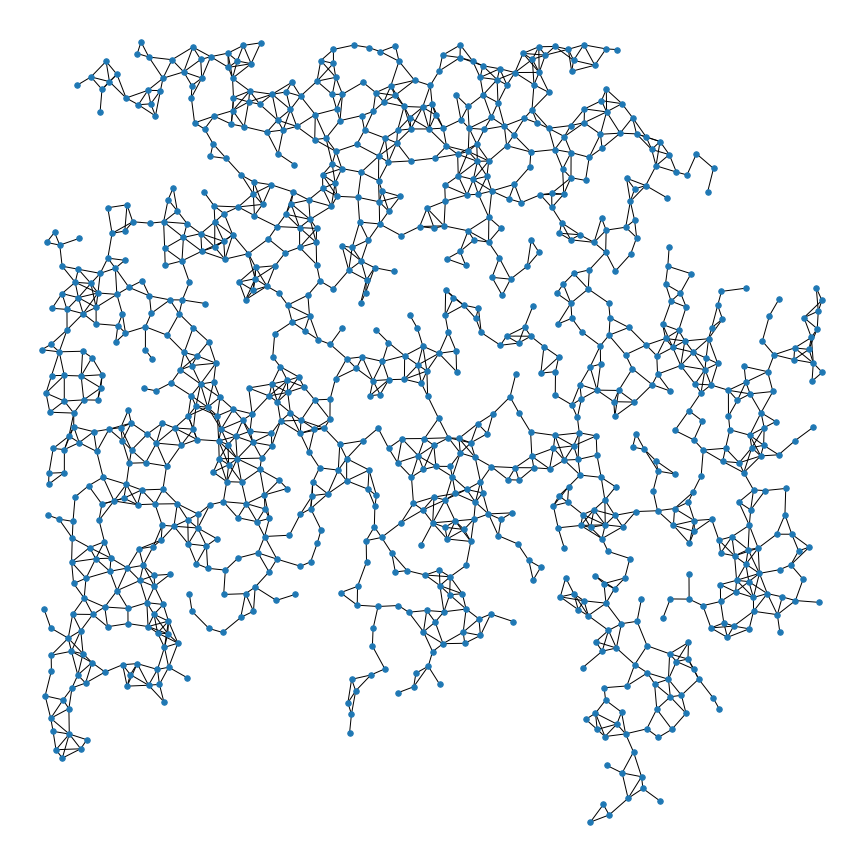
#> input picture Program/data_5.png, 864 x 864 px
$ python test_4_opcv.py
#> lines starting #> are read from the running program, lines starting #| are printed output that depends on the picture; after the words box and inside, x2 and y2 are one past the last pixel; in counts of white or black regions, pixels touching at a corner belong together
"""
Created on Thu Oct 10 17:29:07 2019

@author:     Ng Kim Hou
@Student ID: DB625369
@Description:

"""

import numpy as np
import cv2

im = cv2.imread('data_5.png')
#> im is the input picture: shape (864, 864, 3); mean B, G, R 243.2, 240.6, 236.6
#cv2.imshow('network', im)
imgray = cv2.cvtColor(im,cv2.COLOR_BGR2GRAY)
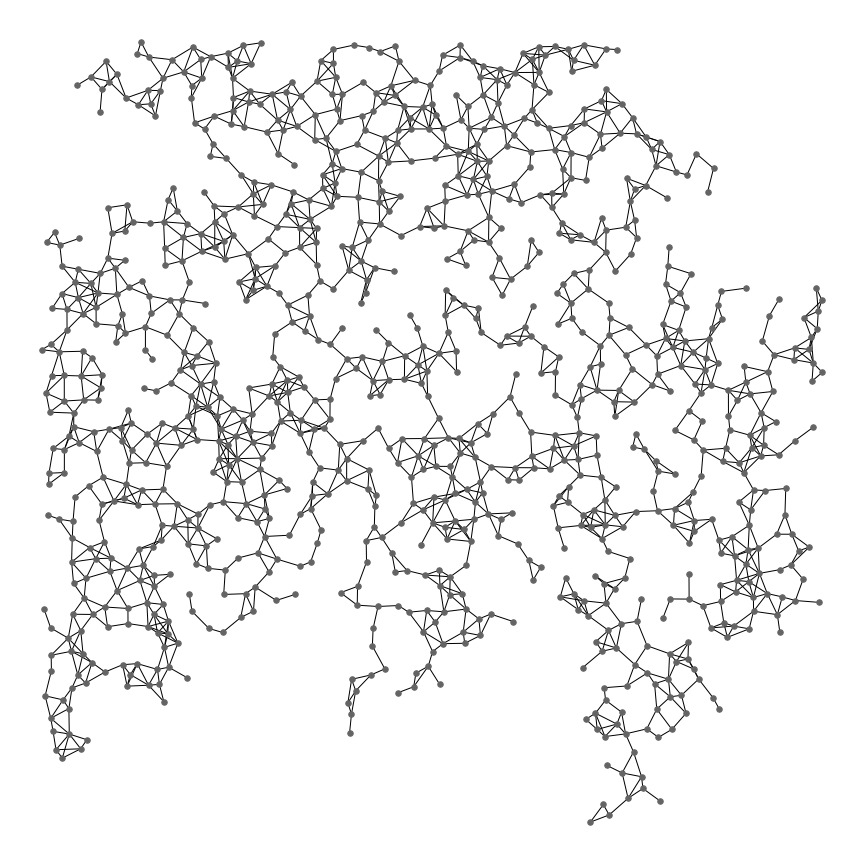
#> imgray: shape (864, 864); min 0, max 255, mean 239.7
#cv2.imshow('network', imgray)
_,binary = cv2.threshold(imgray,127,255,cv2.THRESH_BINARY_INV)
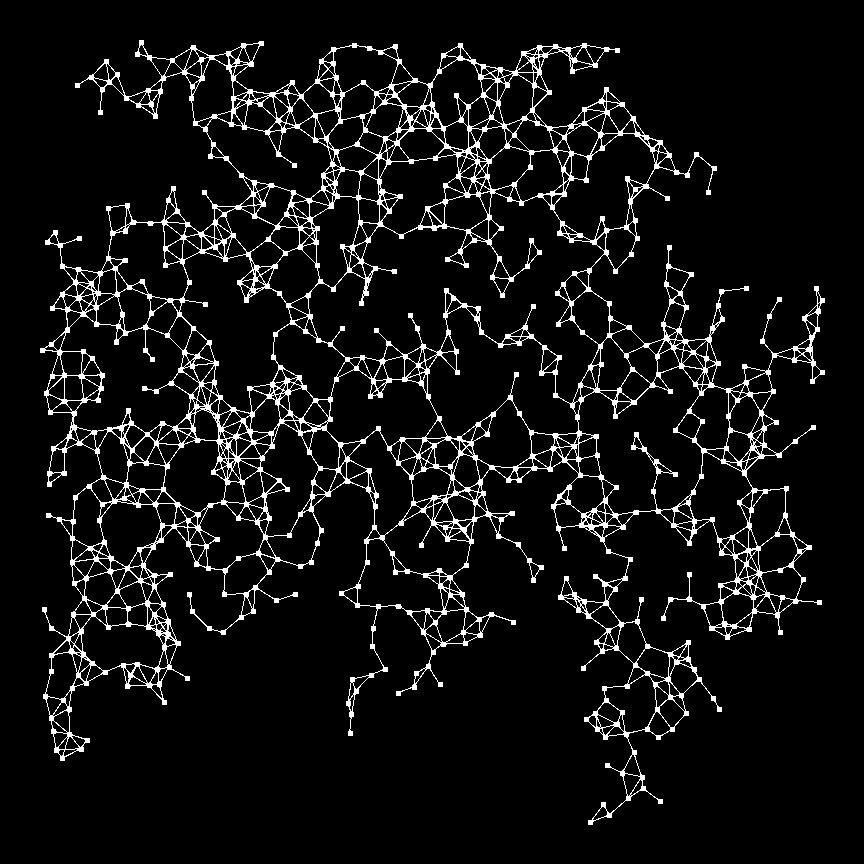
#> binary: shape (864, 864); 7% white; 1 white region
cv2.imshow('network', binary)
contours, hierarchy = cv2.findContours(binary,cv2.CHAIN_APPROX_NONE,cv2.CHAIN_APPROX_NONE)
#> contours = 1191 contours, 220 with area under 20; largest, box (x1, y1, x2, y2) and area: (40, 40, 825, 825) 308388, (308, 192, 605, 404) 28598, (577, 366, 703, 515) 11350, (427, 306, 579, 439) 10762, (179, 252, 292, 414) 10108
print ("there are " + str(len(contours)) + " contours")
#| there are 1191 contours
for i in range(1,len(contours)-1):
#> (the run stopped early here; a loop or call above may not have finished)

$ run again, with Program/data_1.png copied over Program/data_5.png
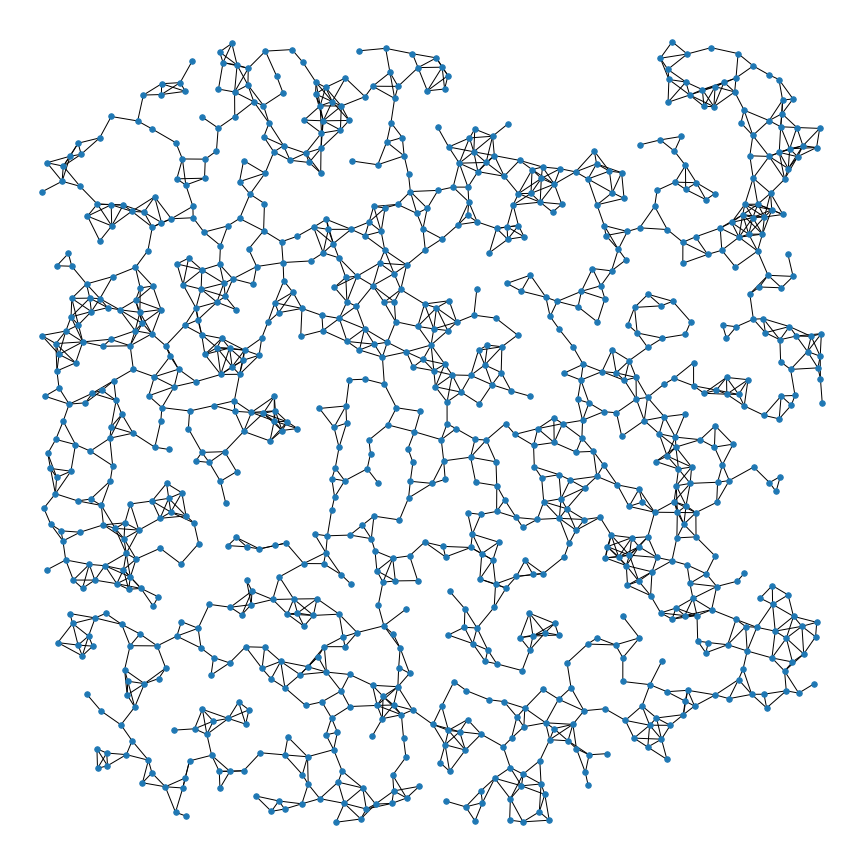
#> input picture Program/data_1.png, 864 x 864 px
#> im is the input picture: shape (864, 864, 3); mean B, G, R 242.6, 239.9, 235.9
#> `imgray = cv2.cvtColor(im,cv2.COLOR_BGR2GRAY)`:
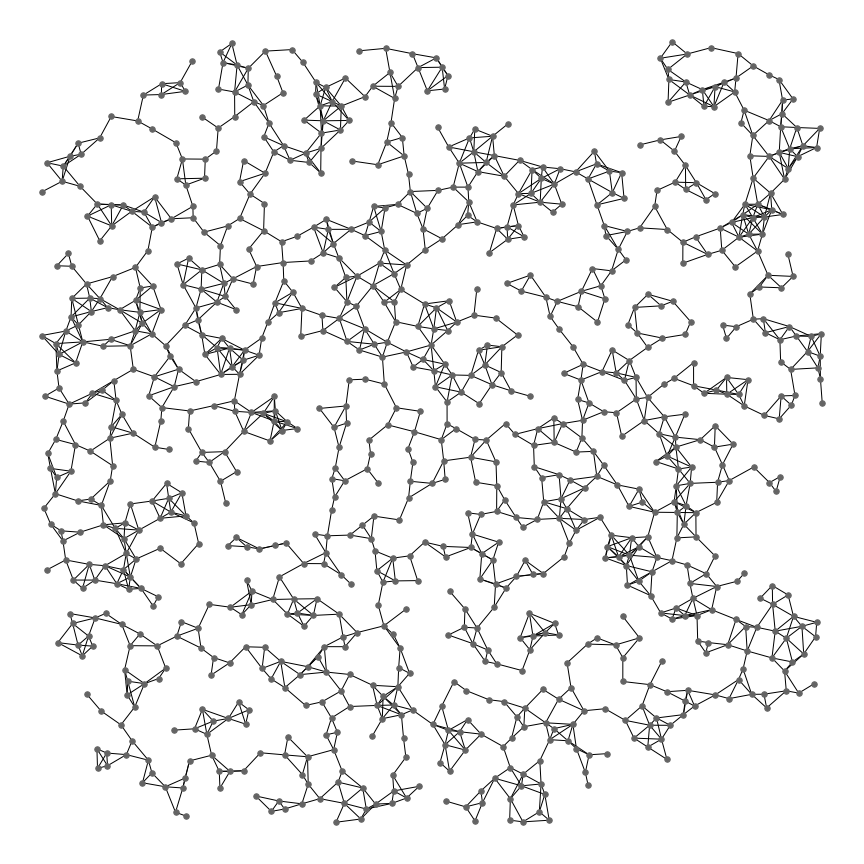
#> imgray: shape (864, 864); min 0, max 255, mean 239
#> `_,binary = cv2.threshold(imgray,127,255,cv2.THRESH_BINARY_INV)`:
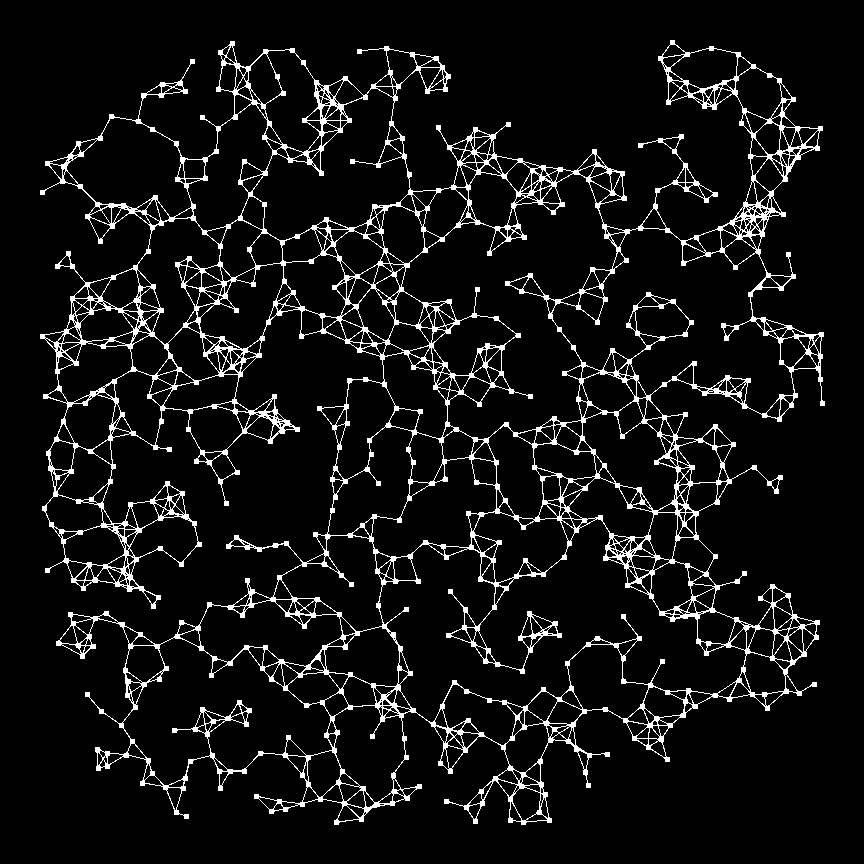
#> binary: shape (864, 864); 7.3% white; 1 white region
#> contours = 1224 contours, 306 with area under 20; largest, box (x1, y1, x2, y2) and area: (40, 40, 825, 825) 382070, (378, 518, 747, 723) 35130, (401, 173, 618, 440) 26162, (551, 228, 795, 415) 21639, (122, 637, 333, 786) 16691
#| there are 1224 contours

$ run again, with Program/data_2.png copied over Program/data_5.png
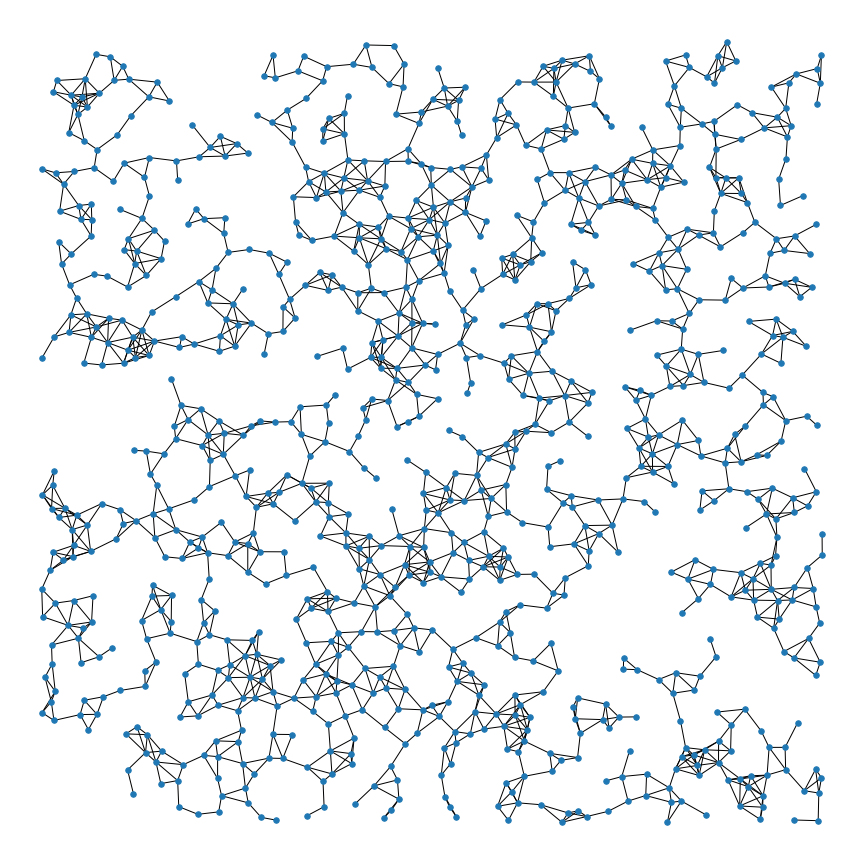
#> input picture Program/data_2.png, 864 x 864 px
#> im is the input picture: shape (864, 864, 3); mean B, G, R 242.1, 239.5, 235.5
#> `imgray = cv2.cvtColor(im,cv2.COLOR_BGR2GRAY)`:
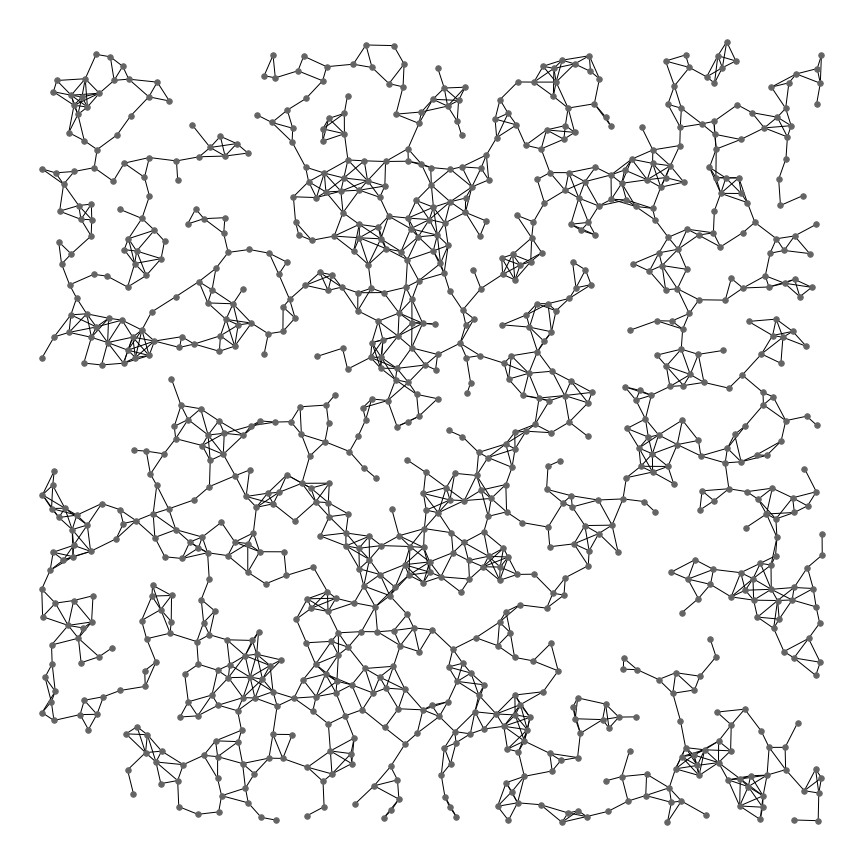
#> imgray: shape (864, 864); min 0, max 255, mean 238.6
#> `_,binary = cv2.threshold(imgray,127,255,cv2.THRESH_BINARY_INV)`:
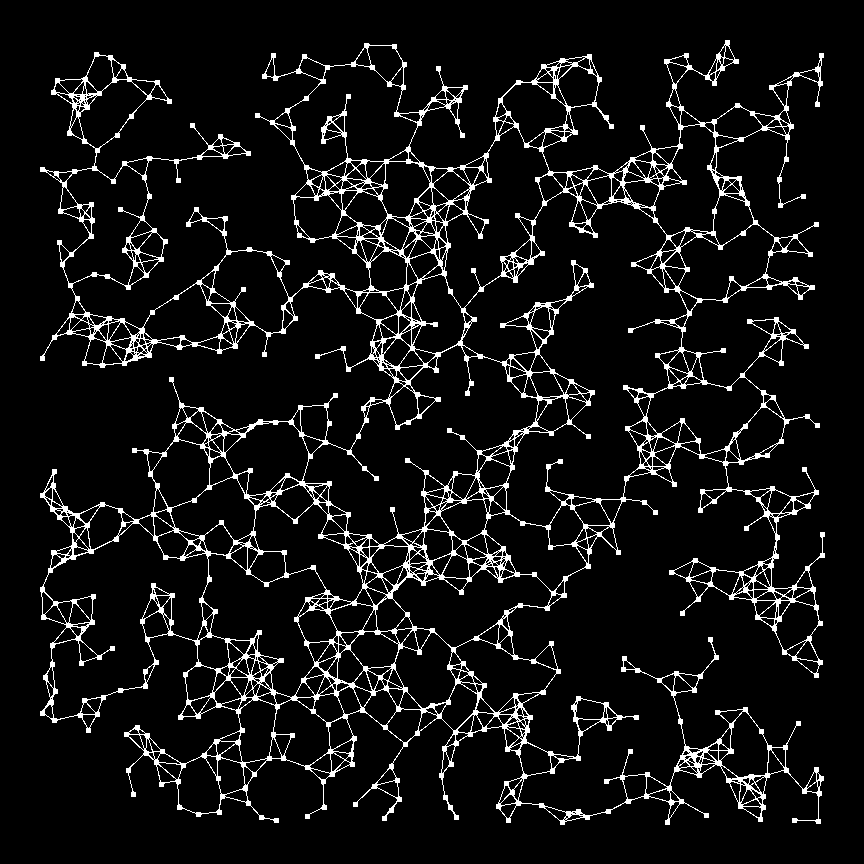
#> binary: shape (864, 864); 7.5% white; 1 white region
#> contours = 1298 contours, 352 with area under 20; largest, box (x1, y1, x2, y2) and area: (40, 40, 825, 825) 338852, (461, 191, 688, 527) 37576, (302, 344, 539, 545) 20872, (43, 523, 209, 720) 16595, (444, 126, 550, 309) 9533
#| there are 1298 contours

$ run again, with Program/data_3.png copied over Program/data_5.png
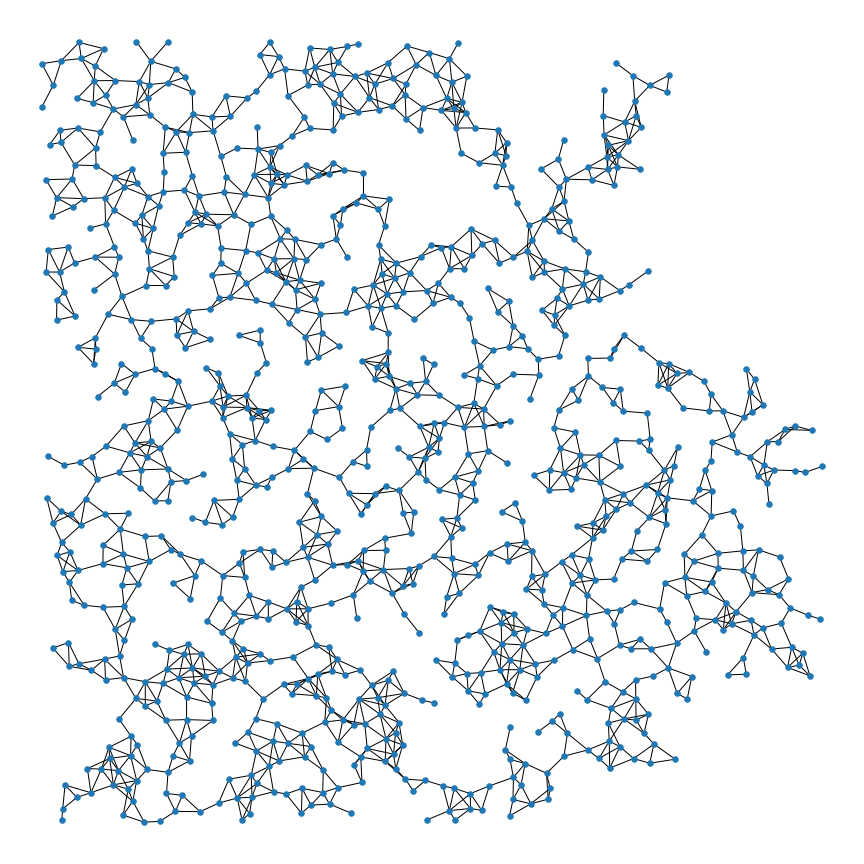
#> input picture Program/data_3.png, 864 x 864 px
#> im is the input picture: shape (864, 864, 3); mean B, G, R 242.6, 239.9, 236
#> `imgray = cv2.cvtColor(im,cv2.COLOR_BGR2GRAY)`:
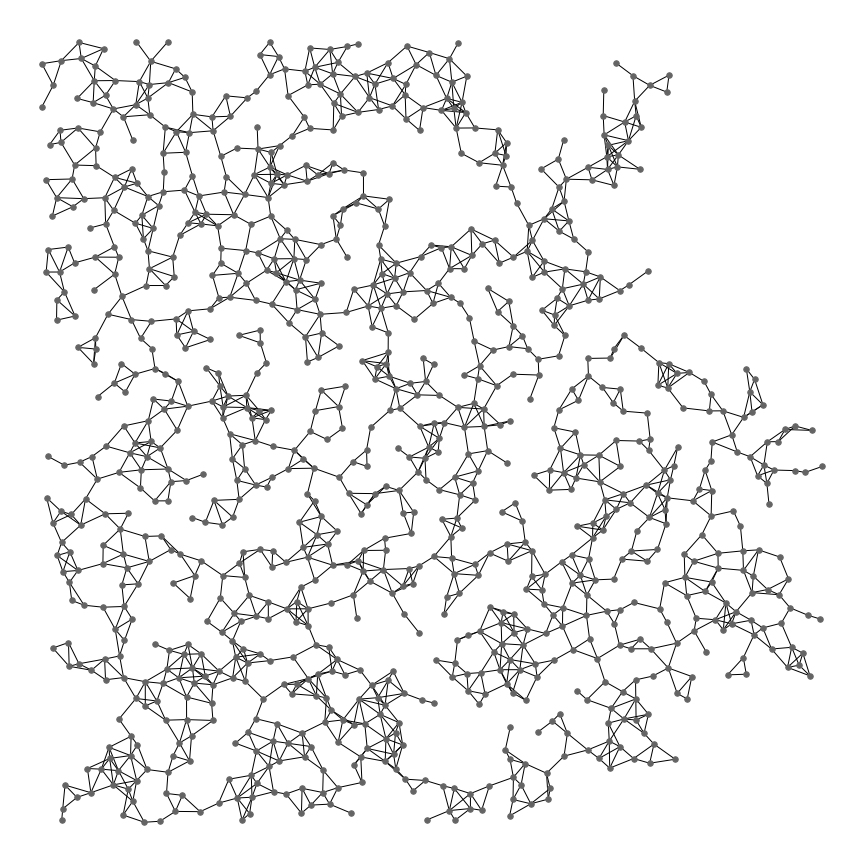
#> imgray: shape (864, 864); min 0, max 255, mean 239.1
#> `_,binary = cv2.threshold(imgray,127,255,cv2.THRESH_BINARY_INV)`:
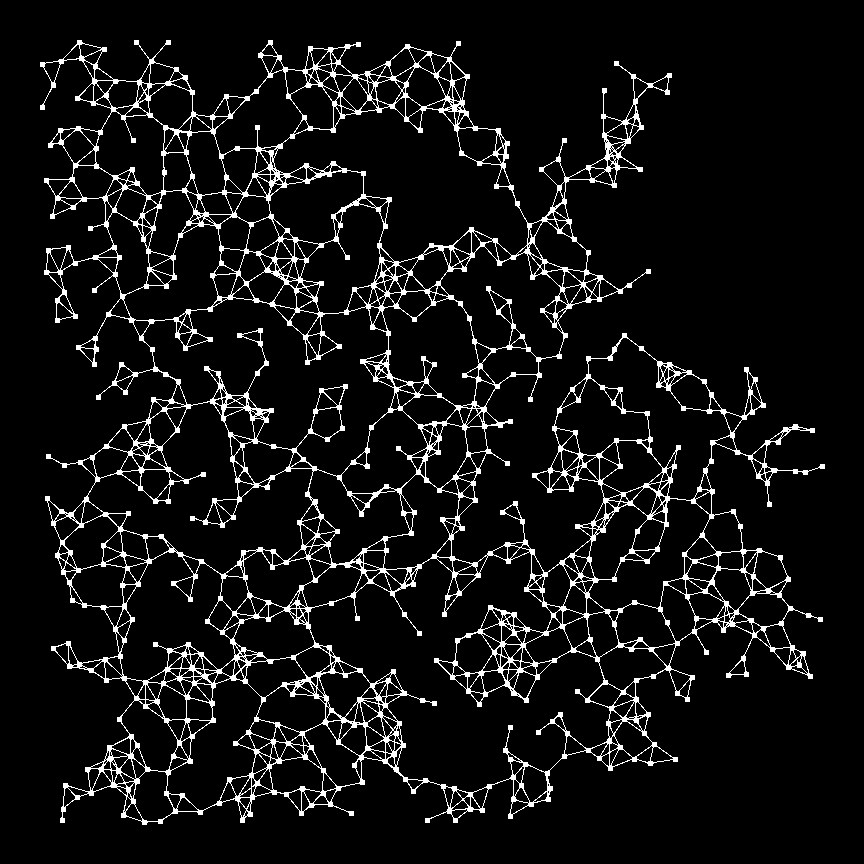
#> binary: shape (864, 864); 7.3% white; 1 white region
#> contours = 1221 contours, 250 with area under 20; largest, box (x1, y1, x2, y2) and area: (40, 40, 825, 825) 379868, (308, 551, 611, 793) 35173, (142, 297, 395, 477) 22725, (273, 106, 529, 263) 19867, (87, 401, 314, 575) 16952
#| there are 1221 contours
